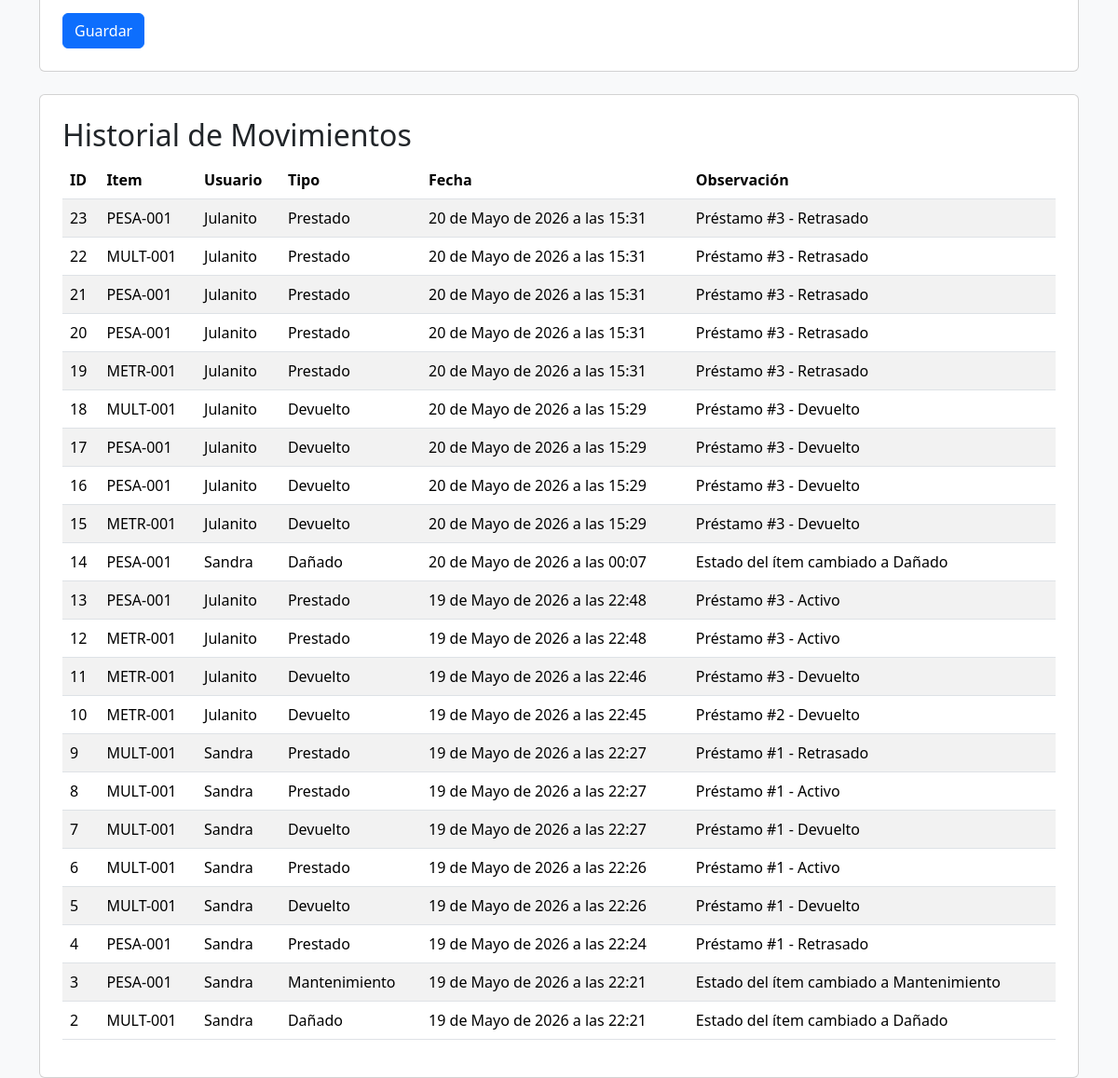
Page /inventario/movimientos/ (signed in, lower part) on the earlier database version.
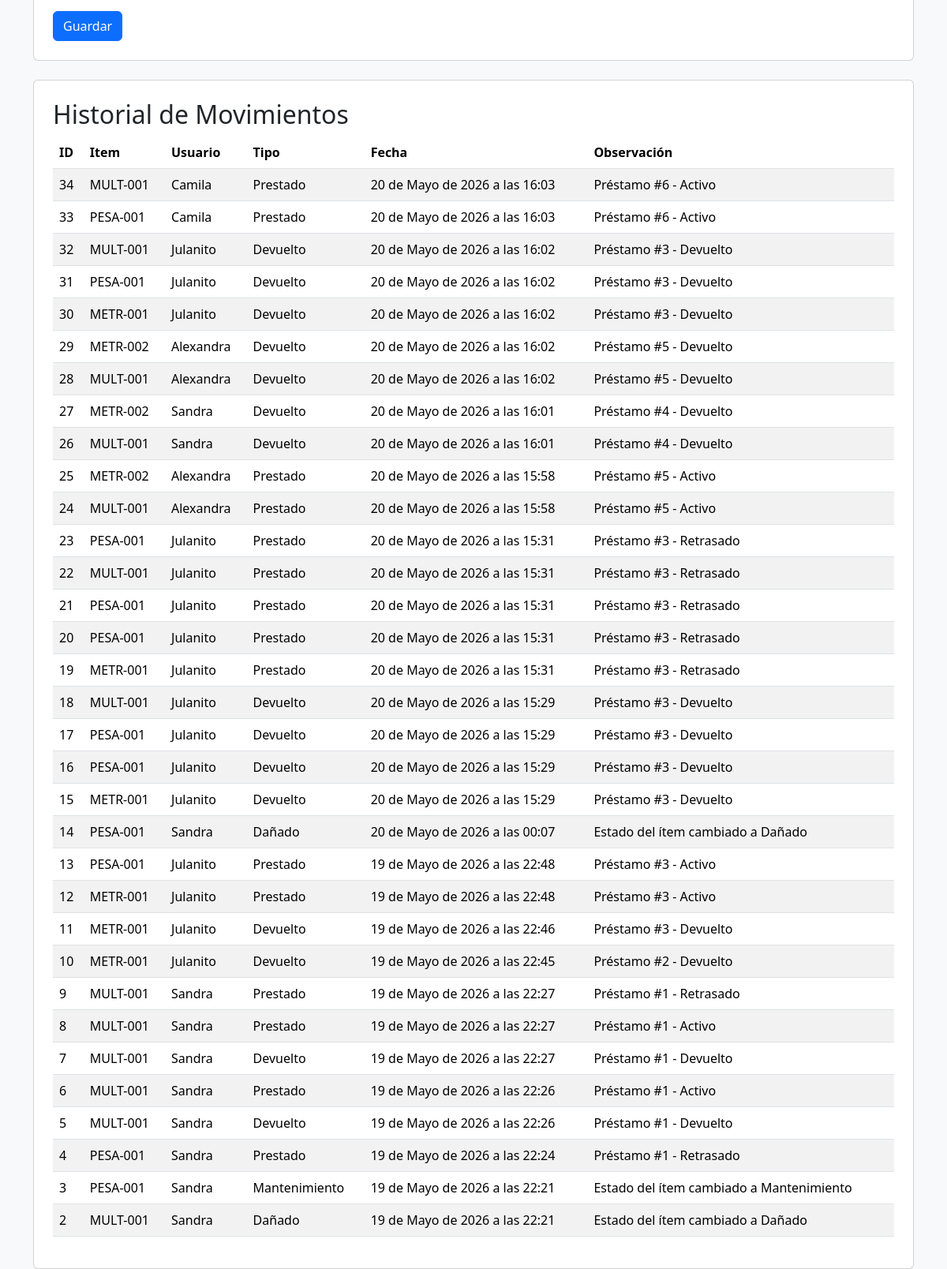
Same page on the later database version.
### inventario/models.py (models this page shows, shortened)
class MovimientoInventario(models.Model):
    item_inventario = models.ForeignKey(
        ItemInventario,
        on_delete=models.CASCADE
    )
    usuario = models.ForeignKey(
        'users.Usuario',
        on_delete=models.CASCADE
    )
    tipo_movimiento = models.ForeignKey(
    TipoMovimiento,
    on_delete=models.CASCADE
)
    fecha = models.DateTimeField(auto_now_add=True)
    observacion = models.TextField(blank=True)

class ItemInventario(models.Model):
    codigo = models.CharField(max_length=50, unique=True)
    insumo = models.ForeignKey(
        Insumo,
        on_delete=models.CASCADE,
        related_name='items'  # Agrega esto
    )
    estado = models.ForeignKey(
        EstadoItem,
        on_delete=models.CASCADE
    )
    fecha_registro = models.DateTimeField(auto_now_add=True)
    updated_by = models.ForeignKey(
        'users.Usuario',
        on_delete=models.CASCADE,
        null=True,
        blank=True
    )
    def __str__(self):
        return self.codigo

class TipoMovimiento(models.Model):
    nombre = models.CharField(max_length=50)
    def __str__(self):
        return self.nombre

### users/models.py (models this page shows, shortened)
class Usuario(models.Model):
    nombre = models.CharField(max_length=100)
    correo = models.EmailField(unique=True)
    codigo = models.CharField(max_length=50, unique=True)
    programa = models.CharField(max_length=100)
    rol = models.ForeignKey(
        Rol,
        on_delete=models.CASCADE
    )
    estado = models.BooleanField(default=True)

### inventario/views.py (the view)
# urls.py: path('movimientos/', movimientos_inventario),
@login_required
def movimientos_inventario(request):
    if request.method == 'POST':
        form = MovimientoInventarioForm(request.POST)
        if form.is_valid():
            movimiento = form.save(commit=False)  # No guardes aún
            movimiento.usuario = request.user      # Asigna el usuario logueado
            movimiento.save()                      # Ahora sí guarda
            return redirect('/inventario/movimientos/')
    else:
        form = MovimientoInventarioForm()
    movimientos = MovimientoInventario.objects.all().order_by('-fecha')  # Más recientes primero
    return render(
        request,
        'inventario/movimientos.html',
        {
            'form': form,
            'movimientos': movimientos
        }
    )

### inventario/templates/inventario/movimientos.html (shortened to what this page needs)
{% extends 'inventario/base.html' %}
{% block contenido %}
<div class="card p-4 mb-4">
    <form method="POST">
        <button
            type="submit"
            class="btn btn-primary"
        >
            Guardar
        </button>
    </form>
</div>
<div class="card p-4">
    <h2>Historial de Movimientos</h2>
    <table class="table table-striped">
        <thead>
            <tr>
                <th>ID</th>
                <th>Item</th>
                <th>Usuario</th>
                <th>Tipo</th>
                <th>Fecha</th>
                <th>Observación</th>
            </tr>
        </thead>
        <tbody>
            {% for movimiento in movimientos %}
            <tr>
                <td>{{ movimiento.id }}</td>
                <td>
                    {{ movimiento.item_inventario.codigo }}
                </td>
                <td>
                    {{ movimiento.usuario.nombre }}
                </td>
                <td>
                    {{ movimiento.tipo_movimiento.nombre }}
                </td>
                <td>
                    {{ movimiento.fecha }}
                </td>
                <td>
                    {{ movimiento.observacion }}
                </td>
            </tr>
            {% endfor %}
        </tbody>
    </table>
</div>
{% endblock %}

Differences in the rows shown:
added MovimientoInventario: id "34", item_inventario.codigo "MULT-001", usuario.nombre "Camila", tipo_movimiento.nombre "Prestado", fecha "20 de Mayo de 2026 a las 16:03", observacion "Préstamo #6 - Activo"
added MovimientoInventario: id "33", item_inventario.codigo "PESA-001", usuario.nombre "Camila", tipo_movimiento.nombre "Prestado", fecha "20 de Mayo de 2026 a las 16:03", observacion "Préstamo #6 - Activo"
added MovimientoInventario: id "32", item_inventario.codigo "MULT-001", usuario.nombre "Julanito", tipo_movimiento.nombre "Devuelto", fecha "20 de Mayo de 2026 a las 16:02", observacion "Préstamo #3 - Devuelto"
added MovimientoInventario: id "31", item_inventario.codigo "PESA-001", usuario.nombre "Julanito", tipo_movimiento.nombre "Devuelto", fecha "20 de Mayo de 2026 a las 16:02", observacion "Préstamo #3 - Devuelto"
added MovimientoInventario: id "30", item_inventario.codigo "METR-001", usuario.nombre "Julanito", tipo_movimiento.nombre "Devuelto", fecha "20 de Mayo de 2026 a las 16:02", observacion "Préstamo #3 - Devuelto"
added MovimientoInventario: id "29", item_inventario.codigo "METR-002", usuario.nombre "Alexandra", tipo_movimiento.nombre "Devuelto", fecha "20 de Mayo de 2026 a las 16:02", observacion "Préstamo #5 - Devuelto"
added MovimientoInventario: id "28", item_inventario.codigo "MULT-001", usuario.nombre "Alexandra", tipo_movimiento.nombre "Devuelto", fecha "20 de Mayo de 2026 a las 16:02", observacion "Préstamo #5 - Devuelto"
added MovimientoInventario: id "27", item_inventario.codigo "METR-002", usuario.nombre "Sandra", tipo_movimiento.nombre "Devuelto", fecha "20 de Mayo de 2026 a las 16:01", observacion "Préstamo #4 - Devuelto"
added MovimientoInventario: id "26", item_inventario.codigo "MULT-001", usuario.nombre "Sandra", tipo_movimiento.nombre "Devuelto", fecha "20 de Mayo de 2026 a las 16:01", observacion "Préstamo #4 - Devuelto"
added MovimientoInventario: id "25", item_inventario.codigo "METR-002", usuario.nombre "Alexandra", tipo_movimiento.nombre "Prestado", fecha "20 de Mayo de 2026 a las 15:58", observacion "Préstamo #5 - Activo"
added MovimientoInventario: id "24", item_inventario.codigo "MULT-001", usuario.nombre "Alexandra", tipo_movimiento.nombre "Prestado", fecha "20 de Mayo de 2026 a las 15:58", observacion "Préstamo #5 - Activo"
